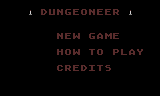

A level layout from a 2D game, rendered from its tile map. Below: a short description, then the map file with its tile-grid data intact:
An orthogonal 40x12 tile map with 4x8 px tiles, 1 tile layer (Tile Layer 1), 2 tilesets.

<map version="1.8" tiledversion="1.8.4" orientation="orthogonal" renderorder="right-down" width="40" height="12" tilewidth="4" tileheight="8" infinite="0" nextlayerid="2" nextobjectid="1">
 <editorsettings>
  <export target="mainmenu.map.csv" format="csv" />
 </editorsettings>
 <tileset firstgid="1" source="game_tileset.tsx" />
 <tileset firstgid="385" source="menu_tileset.tsx" />
 <layer id="1" name="Tile Layer 1" width="40" height="12">
  <data encoding="csv">
385,385,385,385,385,385,385,385,385,385,385,385,385,385,385,385,385,385,385,385,385,385,385,385,385,385,385,385,385,385,385,385,385,385,385,385,385,385,385,385,
385,385,385,385,385,385,385,441,385,385,393,394,427,428,413,414,399,400,395,396,415,416,413,414,395,396,395,396,421,422,385,385,441,385,385,385,385,385,385,385,
385,385,385,385,385,385,385,385,385,385,385,385,385,385,385,385,385,385,385,385,385,385,385,385,385,385,385,385,385,385,385,385,385,385,385,385,385,385,385,385,
385,385,385,385,385,385,385,385,385,385,385,385,385,385,385,385,385,385,385,385,385,385,385,385,385,385,385,385,385,385,385,385,385,385,385,385,385,385,385,385,
385,385,385,385,385,385,385,385,385,385,385,385,385,385,413,414,395,396,431,432,385,385,399,400,387,388,411,412,395,396,385,385,385,385,385,385,385,385,385,385,
385,385,385,385,385,385,385,385,385,385,385,385,385,385,385,385,385,385,385,385,385,385,385,385,385,385,385,385,385,385,385,385,385,385,385,385,385,385,385,385,
385,385,385,385,385,385,385,385,385,385,385,385,385,385,401,402,415,416,431,432,385,385,425,426,415,416,385,385,417,418,409,410,387,388,435,436,385,385,385,385,
385,385,385,385,385,385,385,385,385,385,385,385,385,385,385,385,385,385,385,385,385,385,385,385,385,385,385,385,385,385,385,385,385,385,385,385,385,385,385,385,
385,385,385,385,385,385,385,385,385,385,385,385,385,385,391,392,421,422,395,396,393,394,403,404,425,426,423,424,385,385,385,385,385,385,385,385,385,385,385,385,
385,385,385,385,385,385,385,385,385,385,385,385,385,385,385,385,385,385,385,385,385,385,385,385,385,385,385,385,385,385,385,385,385,385,385,385,385,385,385,385,
385,385,385,385,385,385,385,385,385,385,385,385,385,385,385,385,385,385,385,385,385,385,385,385,385,385,385,385,385,385,385,385,385,385,385,385,385,385,385,385,
385,385,385,385,385,385,385,385,385,385,385,385,385,385,385,385,385,385,385,385,385,385,385,385,385,385,385,385,385,385,385,385,385,385,385,385,385,385,385,385
</data>
 </layer>
</map>
